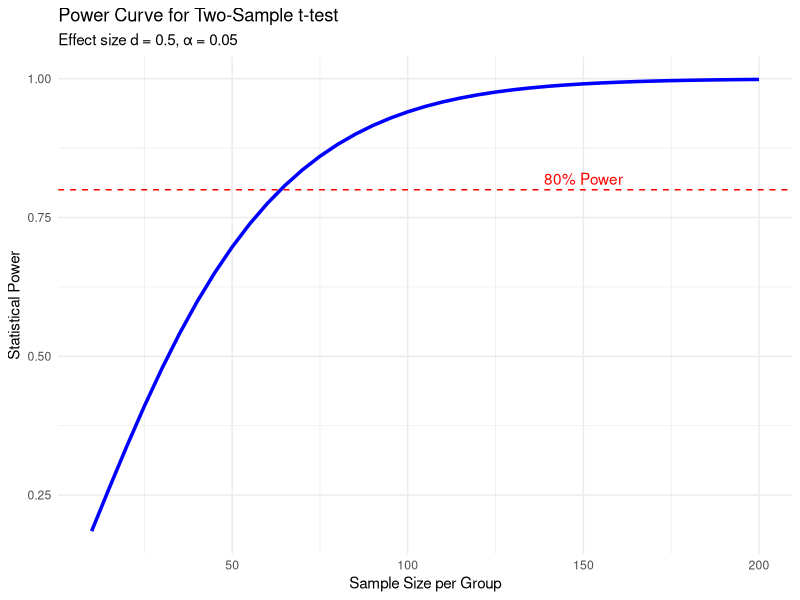
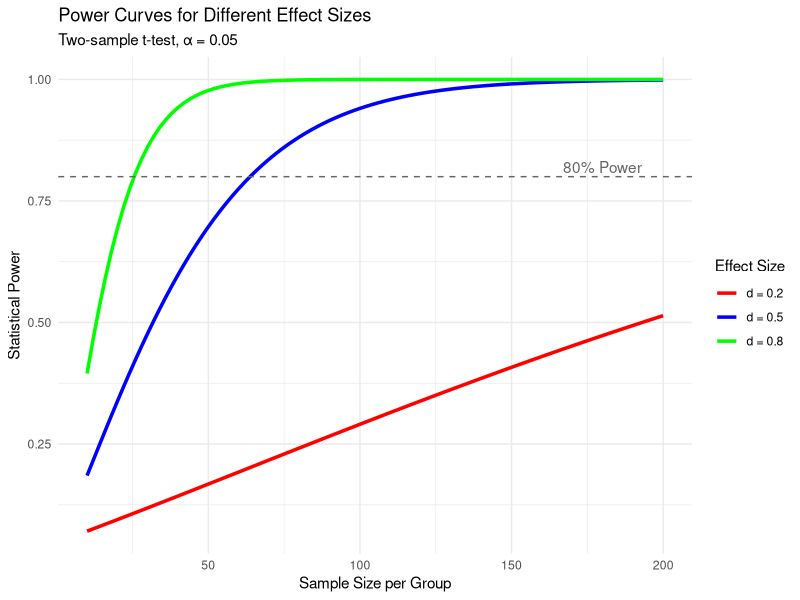
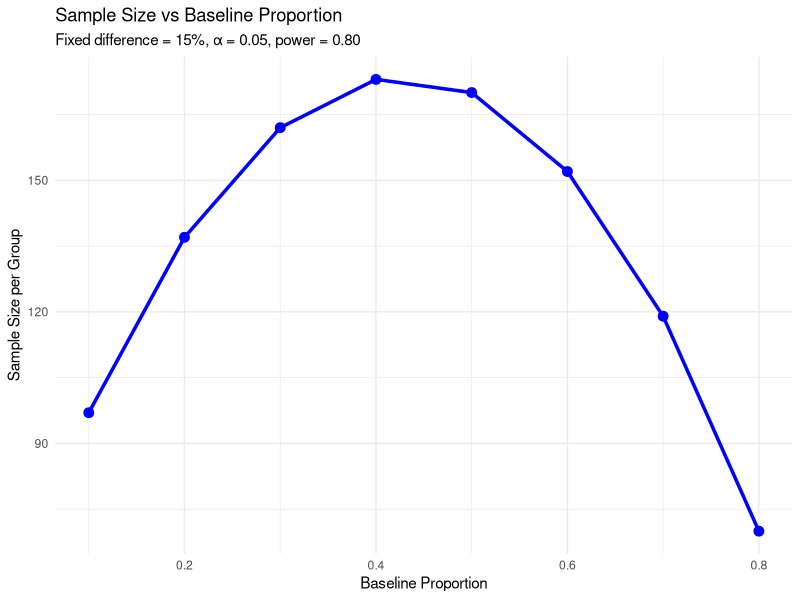

R code for these plots, in order:
# ============================================================================
# Sample Size & Power Analysis - R Code
# Practical Biostatistics with R
# ============================================================================

# Install and load required packages
# install.packages("pwr")
# install.packages("ggplot2")

library(pwr)
library(ggplot2)

# ============================================================================
# Why Sample Size is Important
# ============================================================================

# Example: Calculating effect size from pilot data
# Scenario: New drug to lower blood pressure

# Pilot data
treatment_mean <- 120  # mmHg
control_mean <- 130    # mmHg
pooled_sd <- 15        # mmHg

# Calculate Cohen's d (effect size)
cohens_d <- (treatment_mean - control_mean) / pooled_sd
cohens_d

# if cohens_d < 0.3 then the effect size is small, but if cohens_d < 0.7 then medium, else large


# ============================================================================
# Types of Errors & Power
# ============================================================================

# Demonstrating the relationship between alpha, beta, and power
alpha <- 0.05  # Type I error rate
beta <- 0.20   # Type II error rate
power <- 1 - beta

alpha
beta
power


# Visualizing power with different sample sizes
effect_size <- 0.5
sample_sizes <- seq(10, 200, by = 5)

# Calculate power for each sample size
power_values <- sapply(sample_sizes, function(n) {
  result <- pwr.t.test(n = n, d = effect_size, sig.level = 0.05, 
                       type = "two.sample", alternative = "two.sided")
  return(result$power)
})

# Create power curve
power_data <- data.frame(n = sample_sizes, power = power_values)

ggplot(power_data, aes(x = n, y = power)) +
  geom_line(color = "blue", size = 1.2) +
  geom_hline(yintercept = 0.80, linetype = "dashed", color = "red") +
  labs(title = "Power Curve for Two-Sample t-test",
       subtitle = "Effect size d = 0.5, α = 0.05",
       x = "Sample Size per Group",
       y = "Statistical Power") +
  theme_minimal() +
  annotate("text", x = 150, y = 0.82, label = "80% Power", color = "red")

# ============================================================================
# Power Analysis in R (pwr package)
# ============================================================================

# ---------------------------------------------------------------------------
# Basic power analysis: Calculate sample size
# ---------------------------------------------------------------------------

# Two-sample t-test: How many participants do we need?
power_analysis_1 <- pwr.t.test(
  d = 0.5,              # Medium effect size
  sig.level = 0.05,     # Alpha level
  power = 0.80,         # Desired power
  type = "two.sample",  # Independent samples
  alternative = "two.sided"
)

print(power_analysis_1)

# Extract sample size needed per group
n_per_group <- ceiling(power_analysis_1$n)
cat("\nSample size needed per group:", n_per_group, "\n")
cat("Total sample size:", n_per_group * 2, "\n")

# ---------------------------------------------------------------------------
# Calculate power for a given sample size
# ---------------------------------------------------------------------------

power_analysis_2 <- pwr.t.test(
  n = 50,               # Sample size per group
  d = 0.5,              # Effect size
  sig.level = 0.05,
  type = "two.sample",
  alternative = "two.sided"
)

cat("\nWith n=50 per group, power =", round(power_analysis_2$power, 3), "\n")

# ---------------------------------------------------------------------------
# Calculate detectable effect size for given n and power
# ---------------------------------------------------------------------------

power_analysis_3 <- pwr.t.test(
  n = 30,               # Available sample size
  sig.level = 0.05,
  power = 0.80,
  type = "two.sample",
  alternative = "two.sided"
)

cat("\nWith n=30 per group and 80% power, detectable effect size d =", 
    round(power_analysis_3$d, 3), "\n")

# ---------------------------------------------------------------------------
# Creating comprehensive power curves for multiple effect sizes
# ---------------------------------------------------------------------------

# Sample sizes to evaluate
sample_sizes <- seq(10, 200, by = 2)

# Multiple effect sizes
effect_sizes <- c(0.2, 0.5, 0.8)

# Calculate power for all combinations
power_curves <- data.frame()

for (d in effect_sizes) {
  powers <- sapply(sample_sizes, function(n) {
    result <- pwr.t.test(n = n, d = d, sig.level = 0.05,
                         type = "two.sample", alternative = "two.sided")
    return(result$power)
  })
  
  temp_df <- data.frame(
    n = sample_sizes,
    power = powers,
    effect_size = paste("d =", d)
  )
  
  power_curves <- rbind(power_curves, temp_df)
}

# Plot comprehensive power curves
ggplot(power_curves, aes(x = n, y = power, color = effect_size)) +
  geom_line(size = 1.2) +
  geom_hline(yintercept = 0.80, linetype = "dashed", color = "gray40") +
  labs(title = "Power Curves for Different Effect Sizes",
       subtitle = "Two-sample t-test, α = 0.05",
       x = "Sample Size per Group",
       y = "Statistical Power",
       color = "Effect Size") +
  theme_minimal() +
  scale_color_manual(values = c("red", "blue", "green")) +
  annotate("text", x = 180, y = 0.82, label = "80% Power", color = "gray40")

# ---------------------------------------------------------------------------
# Sensitivity analysis: What if effect size is uncertain?
# ---------------------------------------------------------------------------

# Expected effect size
expected_d <- 0.5

# Calculate sample size for expected effect
main_analysis <- pwr.t.test(d = expected_d, sig.level = 0.05, 
                            power = 0.80, type = "two.sample")
n_expected <- ceiling(main_analysis$n)

cat("\n=== Sensitivity Analysis ===\n")
cat("Expected effect (d = 0.5): n =", n_expected, "per group\n")

# What if effect is smaller?
smaller_effect <- pwr.t.test(n = n_expected, d = 0.3, sig.level = 0.05,
                             type = "two.sample")
cat("If true effect is d = 0.3: power =", round(smaller_effect$power, 3), "\n")

# What if effect is larger?
larger_effect <- pwr.t.test(n = n_expected, d = 0.7, sig.level = 0.05,
                            type = "two.sample")
cat("If true effect is d = 0.7: power =", round(larger_effect$power, 3), "\n")

# ============================================================================
# Determining Sample Size for t-tests
# ============================================================================

# ---------------------------------------------------------------------------
# Independent Samples t-test
# ---------------------------------------------------------------------------

cat("\n=== INDEPENDENT SAMPLES T-TEST ===\n")

# Example: Comparing treatment vs control groups
# Treatment mean = 25, Control mean = 20, SD = 10

mean_treatment <- 25
mean_control <- 20
sd_pooled <- 10

d_independent <- (mean_treatment - mean_control) / sd_pooled

# Two-sided test
independent_two_sided <- pwr.t.test(
  d = d_independent,
  sig.level = 0.05,
  power = 0.80,
  type = "two.sample",
  alternative = "two.sided"
)

cat("Two-sided test:\n")
cat("  Effect size d =", d_independent, "\n")
cat("  Sample size per group:", ceiling(independent_two_sided$n), "\n")
cat("  Total sample size:", ceiling(independent_two_sided$n) * 2, "\n\n")

# One-sided test (if we predict direction)
independent_one_sided <- pwr.t.test(
  d = d_independent,
  sig.level = 0.05,
  power = 0.80,
  type = "two.sample",
  alternative = "greater"
)

cat("One-sided test:\n")
cat("  Sample size per group:", ceiling(independent_one_sided$n), "\n")
cat("  Total sample size:", ceiling(independent_one_sided$n) * 2, "\n\n")

# ---------------------------------------------------------------------------
# Paired Samples t-test
# ---------------------------------------------------------------------------

cat("=== PAIRED SAMPLES T-TEST ===\n")

# Example: Before-after blood pressure measurement
# Mean difference = 5 mmHg, SD of differences = 8 mmHg

mean_diff <- 5
sd_diff <- 8

d_paired <- mean_diff / sd_diff

paired_analysis <- pwr.t.test(
  d = d_paired,
  sig.level = 0.05,
  power = 0.80,
  type = "paired",
  alternative = "two.sided"
)

cat("Effect size d =", d_paired, "\n")
cat("Number of pairs needed:", ceiling(paired_analysis$n), "\n\n")

# Compare paired vs independent design
cat("Comparison: Paired vs Independent Design\n")
cat("Paired design needs:", ceiling(paired_analysis$n), "pairs\n")
cat("Independent design needs:", ceiling(independent_two_sided$n), 
    "per group =", ceiling(independent_two_sided$n) * 2, "total\n")
cat("Efficiency gain:", 
    round((ceiling(independent_two_sided$n) * 2 - ceiling(paired_analysis$n)) / 
            (ceiling(independent_two_sided$n) * 2) * 100, 1), 
    "% fewer participants\n\n")

# ---------------------------------------------------------------------------
# One-sample t-test
# ---------------------------------------------------------------------------

cat("=== ONE-SAMPLE T-TEST ===\n")

# Example: Is average IQ of medical students different from 100?
# Hypothesized mean = 105, SD = 15, Population mean = 100

hypothesized_mean <- 105
population_mean <- 100
sd_population <- 15

d_one_sample <- (hypothesized_mean - population_mean) / sd_population

one_sample_analysis <- pwr.t.test(
  d = d_one_sample,
  sig.level = 0.05,
  power = 0.80,
  type = "one.sample",
  alternative = "two.sided"
)

cat("Testing if μ ≠", population_mean, "\n")
cat("Effect size d =", d_one_sample, "\n")
cat("Sample size needed:", ceiling(one_sample_analysis$n), "\n\n")

# ---------------------------------------------------------------------------
# Sample Size Table for Different Effect Sizes
# ---------------------------------------------------------------------------

cat("=== SAMPLE SIZE REFERENCE TABLE ===\n")
cat("Two-sample t-test, α = 0.05, power = 0.80\n\n")

effect_sizes <- c(0.2, 0.3, 0.4, 0.5, 0.6, 0.8, 1.0)
sample_size_table <- data.frame(
  Effect_Size = effect_sizes,
  n_per_group = numeric(length(effect_sizes)),
  Total_N = numeric(length(effect_sizes))
)

for (i in 1:length(effect_sizes)) {
  result <- pwr.t.test(d = effect_sizes[i], sig.level = 0.05, 
                       power = 0.80, type = "two.sample")
  sample_size_table$n_per_group[i] <- ceiling(result$n)
  sample_size_table$Total_N[i] <- ceiling(result$n) * 2
}

print(sample_size_table)

# ---------------------------------------------------------------------------
# Accounting for Attrition
# ---------------------------------------------------------------------------

cat("\n=== ACCOUNTING FOR ATTRITION ===\n")

required_n <- 64  # From power analysis
attrition_rate <- 0.20  # 20% expected dropout

recruited_n <- ceiling(required_n / (1 - attrition_rate))

cat("Required sample size (from power analysis):", required_n, "\n")
cat("Expected attrition rate:", attrition_rate * 100, "%\n")
cat("Recruit this many participants:", recruited_n, "\n")
cat("Buffer added:", recruited_n - required_n, "participants\n")

# ============================================================================
# Sample Size for Proportion Tests
# ============================================================================

# ---------------------------------------------------------------------------
# Two-Proportion Test
# ---------------------------------------------------------------------------

cat("\n=== TWO-PROPORTION TEST ===\n")

# Example: Comparing vaccination efficacy
# Group 1 (vaccine): 80% success rate
# Group 2 (placebo): 60% success rate

p1 <- 0.80
p2 <- 0.60

# Calculate Cohen's h
h <- ES.h(p1, p2)

cat("Proportion 1:", p1, "\n")
cat("Proportion 2:", p2, "\n")
cat("Difference:", p1 - p2, "\n")
cat("Cohen's h =", round(h, 3), "\n\n")

# Power analysis for two proportions
two_prop_analysis <- pwr.2p.test(
  h = h,
  sig.level = 0.05,
  power = 0.80,
  alternative = "two.sided"
)

cat("Sample size per group:", ceiling(two_prop_analysis$n), "\n")
cat("Total sample size:", ceiling(two_prop_analysis$n) * 2, "\n\n")

# ---------------------------------------------------------------------------
# One-Proportion Test
# ---------------------------------------------------------------------------

cat("=== ONE-PROPORTION TEST ===\n")

# Example: Is local vaccination rate different from national rate?
# National rate: 70%
# Expected local rate: 65%

p_null <- 0.70
p_alternative <- 0.65

h_one_prop <- ES.h(p_alternative, p_null)

one_prop_analysis <- pwr.p.test(
  h = h_one_prop,
  sig.level = 0.05,
  power = 0.80,
  alternative = "two.sided"
)

cat("Null hypothesis proportion:", p_null, "\n")
cat("Alternative proportion:", p_alternative, "\n")
cat("Cohen's h =", round(h_one_prop, 3), "\n")
cat("Sample size needed:", ceiling(one_prop_analysis$n), "\n\n")

# ---------------------------------------------------------------------------
# Sample Size Table for Proportion Tests
# ---------------------------------------------------------------------------

cat("=== PROPORTION TEST REFERENCE TABLE ===\n")
cat("Two-proportion test, α = 0.05, power = 0.80\n\n")

p2_fixed <- 0.50  # Baseline proportion
differences <- c(0.05, 0.10, 0.15, 0.20, 0.25, 0.30)

prop_table <- data.frame(
  p1 = p2_fixed + differences,
  p2 = p2_fixed,
  Difference = differences,
  Cohen_h = numeric(length(differences)),
  n_per_group = numeric(length(differences))
)

for (i in 1:length(differences)) {
  h_temp <- ES.h(prop_table$p1[i], prop_table$p2[i])
  result <- pwr.2p.test(h = h_temp, sig.level = 0.05, power = 0.80)
  prop_table$Cohen_h[i] <- round(h_temp, 3)
  prop_table$n_per_group[i] <- ceiling(result$n)
}

print(prop_table)

# ---------------------------------------------------------------------------
# Visualizing Effect of Baseline Proportion
# ---------------------------------------------------------------------------

# How does baseline proportion affect sample size?
baseline_props <- seq(0.1, 0.9, by = 0.1)
difference <- 0.15  # Fixed difference

sample_sizes_baseline <- sapply(baseline_props, function(p_base) {
  p_compare <- p_base + difference
  if (p_compare > 1) return(NA)  # Skip invalid proportions
  
  h_temp <- ES.h(p_compare, p_base)
  result <- pwr.2p.test(h = h_temp, sig.level = 0.05, power = 0.80)
  return(ceiling(result$n))
})

baseline_data <- data.frame(
  baseline_p = baseline_props,
  sample_size = sample_sizes_baseline
)

baseline_data <- baseline_data[!is.na(baseline_data$sample_size), ]

ggplot(baseline_data, aes(x = baseline_p, y = sample_size)) +
  geom_line(color = "blue", size = 1.2) +
  geom_point(color = "blue", size = 3) +
  labs(title = "Sample Size vs Baseline Proportion",
       subtitle = "Fixed difference = 15%, α = 0.05, power = 0.80",
       x = "Baseline Proportion",
       y = "Sample Size per Group") +
  theme_minimal()

# ---------------------------------------------------------------------------
# Comparing Different Scenarios
# ---------------------------------------------------------------------------

cat("\n=== COMPARING PROPORTION TEST SCENARIOS ===\n\n")

scenarios <- data.frame(
  Scenario = c("High baseline", "Mid baseline", "Low baseline"),
  p1 = c(0.80, 0.50, 0.20),
  p2 = c(0.65, 0.35, 0.05),
  stringsAsFactors = FALSE
)

scenarios$Difference <- scenarios$p1 - scenarios$p2
scenarios$Cohen_h <- numeric(nrow(scenarios))
scenarios$n_per_group <- numeric(nrow(scenarios))

for (i in 1:nrow(scenarios)) {
  h_temp <- ES.h(scenarios$p1[i], scenarios$p2[i])
  result <- pwr.2p.test(h = h_temp, sig.level = 0.05, power = 0.80)
  scenarios$Cohen_h[i] <- round(h_temp, 3)
  scenarios$n_per_group[i] <- ceiling(result$n)
}

print(scenarios)
